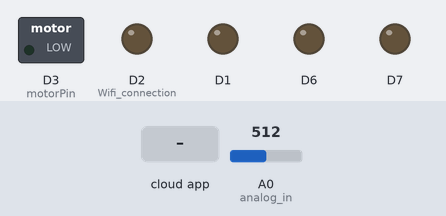
The sketch below on a simulated ESP8266 (NodeMCU). Shown: switched loads named in the sketch (green lamp = pin HIGH), output pins drawn as LEDs (lit = HIGH). The inputs (shaded band) are chosen by the test bench; at power-on: A0 (analog_in) = 512. WiFi joins after 1.5 s; servers stay silent unless stated; the Firebase database answers and starts empty; what the sketch prints to the serial monitor is not drawn.

Above: at 0.4 s.
At 4.0 s:
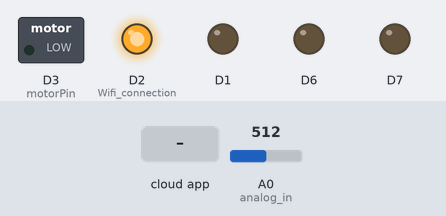
4.1 s: the phone or cloud app sets mode to 1
At 7.2 s:
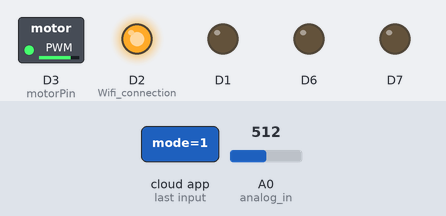
Timing chart, 0 to 8.7 s (numbered marks = the images above; inputs shaded):
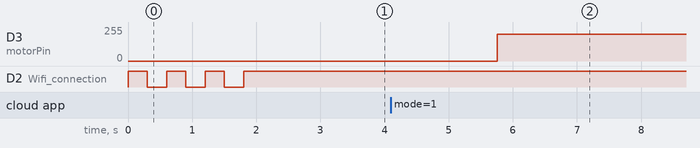

Measured:
- after the input at 4.1 s, D3 (motorPin): 0/255 → 200/255 after 1.7 s

The sketch:

motor.ino
```cpp
   #include <ESP8266WiFi.h>
#include <FirebaseArduino.h>
#define Wifi_ssid "Rajitha"
#define password "kq3618kq"
int analog_in = A0;
int Wifi_connection = 4;
const int motorPin = D3;
int Speed;

uint8_t mositure; //variables to store  data

void setup() {
  Serial.begin(9600);
  pinMode(motorPin, OUTPUT); //Set pin 3 as an OUTPUT
  pinMode(D7, OUTPUT);
  pinMode(D6, OUTPUT);
  pinMode(D1, OUTPUT);
  pinMode(Wifi_connection, OUTPUT);
  //connect wifi
  Serial.println();
  Serial.println();
  Serial.print("connecting ");
  WiFi.begin(Wifi_ssid,password);// wifi SSID and the Password
  while(WiFi.status() != WL_CONNECTED){//making sure the device is connected to wifi
    digitalWrite(Wifi_connection, HIGH);
    delay(300);
    Serial.print(".");
    digitalWrite(Wifi_connection, LOW);
    delay(300);
  }
  Serial.println("");
  Serial.println("WiFi connected");
  digitalWrite(Wifi_connection, HIGH);
  Serial.println(WiFi.localIP());
  Firebase.begin("soilwateriit.firebaseio.com", "1DNvjjVMfsJXOoPpXHdmaGTp98EcpbYfHpsD8tlw");
  delay(1000);//giving time for sensor to get ready

}

void loop() {
  mositure = analogRead(analog_in);
  mositure = map(mositure,0,180,0,60);
  Firebase.set("soil",mositure);
  if(Firebase.failed()){
    Serial.println("failed");
    Serial.println(Firebase.error());
    }
  Serial.print("Mositure : ");
  Serial.print(mositure);
  Serial.println("%");
   int type  =  Firebase.getInt("mode");
  if(type == 0){
  int motor = Firebase.getInt("motor");
  int hum_con = Firebase.getInt("humCon");
  int temp_con = Firebase.getInt("tempCon");
  digitalWrite(D7, motor);
  digitalWrite(D1, hum_con);
  digitalWrite(D6, temp_con);
  }
  else{
  uint8_t optimalSoil = Firebase.getInt("optimalsoil");
  uint8_t mositure = Firebase.getInt("soil");

    if(mositure <= optimalSoil -3){
      digitalWrite(D7,HIGH);
      }else{
      digitalWrite(D7,LOW);
        }
   uint8_t humidity = Firebase.getInt("hum");
   uint8_t optimalHum = Firebase.getInt("optimalHum");
    if(humidity <= optimalHum + 15 && humidity > optimalHum - 10){
      digitalWrite(D1,LOW);
      }else{
        digitalWrite(D1,HIGH);
        }
  uint8_t temperature = Firebase.getInt("temp");
  uint8_t optimalTemp = Firebase.getInt("optimalTemp");
    if(temperature <= optimalTemp + 5 && temperature > optimalTemp - 3){
      digitalWrite(D6,LOW);
      }else{
        digitalWrite(D6,HIGH);
        }
  Serial.println(temperature);
  Serial.println(optimalTemp);
  Serial.println(humidity);
  Serial.println(optimalHum);
  Serial.println(mositure);
  Serial.println(optimalSoil);
  Speed = 200;
    analogWrite(motorPin, Speed);

  }

  Serial.println(type);


  delay(1000);//managing the cloud traffic

  }
```
